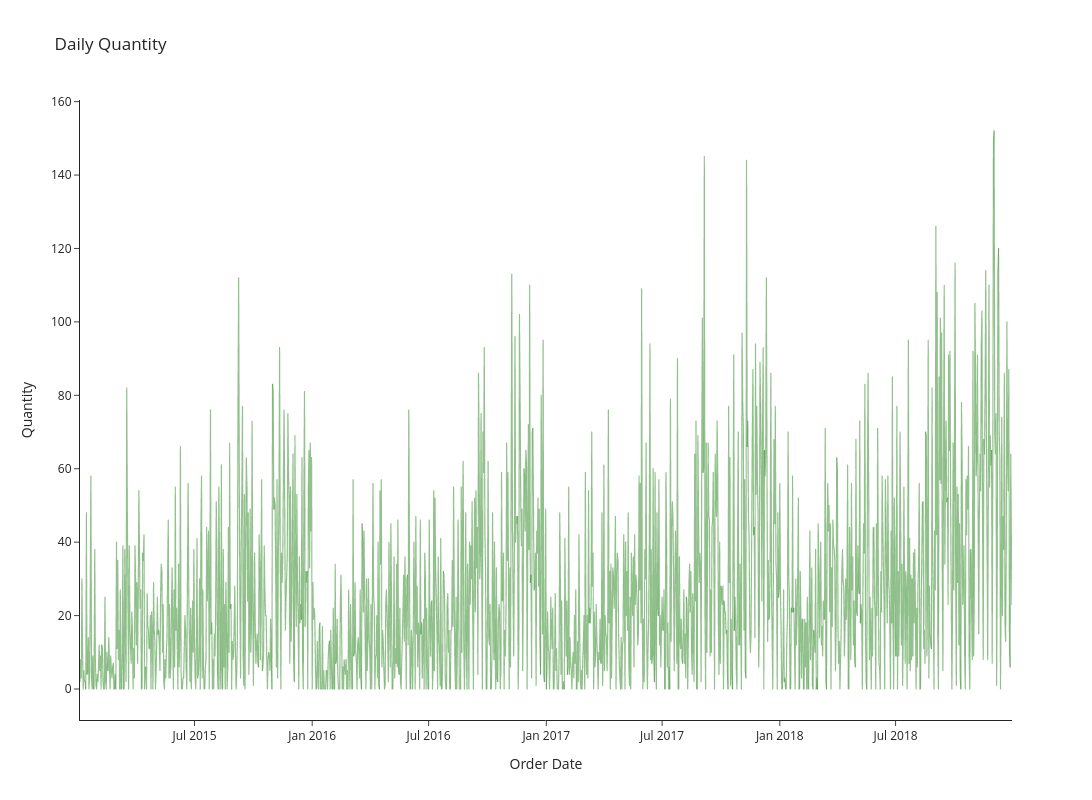

Notebook code cell kept with this figure:
### Code cell
df_Time = df_2['Quantity'].resample('D').sum()

fig = px.line(
    df_Time,
    x=df_Time.index,
    y='Quantity',
    title='Daily Quantity'
)

fig.update_traces(
    line=dict(color="#499841", width=1.2),
    opacity=0.6
)

fig.update_layout(
    width=1800,
    height=800,
    template="simple_white"
)

fig.show()

### Figure 1 — Plotly figure (JSON) as saved in the notebook; plotly's stock layout.template omitted (floating-point values rounded to 4 significant figures; data arrays with more than 128 entries replaced by an {"elided": "..."} marker saying what was removed)
{"data": [{"hovertemplate": "Order Date=%{x}<br>Quantity=%{y}<extra></extra>", "legendgroup": "", "line": {"color": "#499841", "dash": "solid", "width": 1.2}, "marker": {"symbol": "circle"}, "mode": "lines", "name": "", "opacity": 0.6, "showlegend": false, "type": "scattergl", "x": {"elided": "1458 str values"}, "xaxis": "x", "y": {"elided": "1458 int values"}, "yaxis": "y"}], "layout": {"height": 800, "legend": {"tracegroupgap": 0}, "title": {"text": "Daily Quantity"}, "width": 1800, "xaxis": {"anchor": "y", "domain": [0, 1], "title": {"text": "Order Date"}}, "yaxis": {"anchor": "x", "domain": [0, 1], "title": {"text": "Quantity"}}}}
